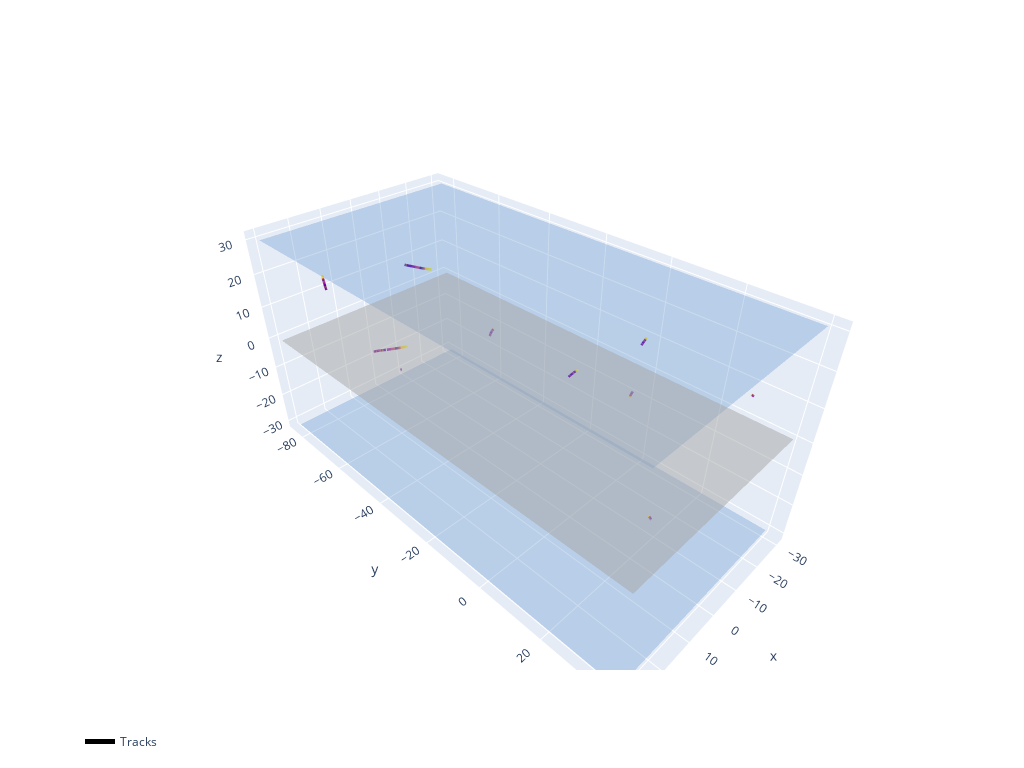

Notebook source saved alongside this figure:
### Code cell
import plotly.graph_objects as go
# -----------------------------------------------------------------------------
# pick an event
# -----------------------------------------------------------------------------
i_evt = 1
evt_id = event_ids[i_evt]

evt_mask = tracks['eventID'] == evt_id
# pckt_mask = pckt_event_ids == evt_id

fig = go.Figure()
# -----------------------------------------------------------------------------
# Draw anode planes
# -----------------------------------------------------------------------------
fig.add_traces(draw_anode_planes(
    geom,
    showscale=False,
    opacity=0.3,
    colorscale='ice',
))

fig.add_traces(draw_cathode_planes(
    geom,
    showscale=False,
    opacity=0.3,
    colorscale='Greys',
))


# -----------------------------------------------------------------------------
# Plot tracks
# -----------------------------------------------------------------------------
selected_tracks = tracks[evt_mask]
track_ids = selected_tracks['trackID']
track_uids = np.unique(track_ids)

traces = []
for track_id in track_uids:
    mask = track_ids == track_id
    
    traces.append(plot_tracks(
        selected_tracks[mask],
        showlegend=False,
        legendgroup='tracks',
        mode='lines',
        line_width=5.,
        line_color=selected_tracks["dE"],
        marker_size=3.
    )
)
traces[0].update(showlegend=True, name='Tracks')
fig.add_traces(traces)

# -----------------------------------------------------------------------------
# Eye candies (style & layout)
# -----------------------------------------------------------------------------
fig.update_layout(
#     template='plotly_dark',
    width=1024, height=768,
    legend_orientation="h",
)
